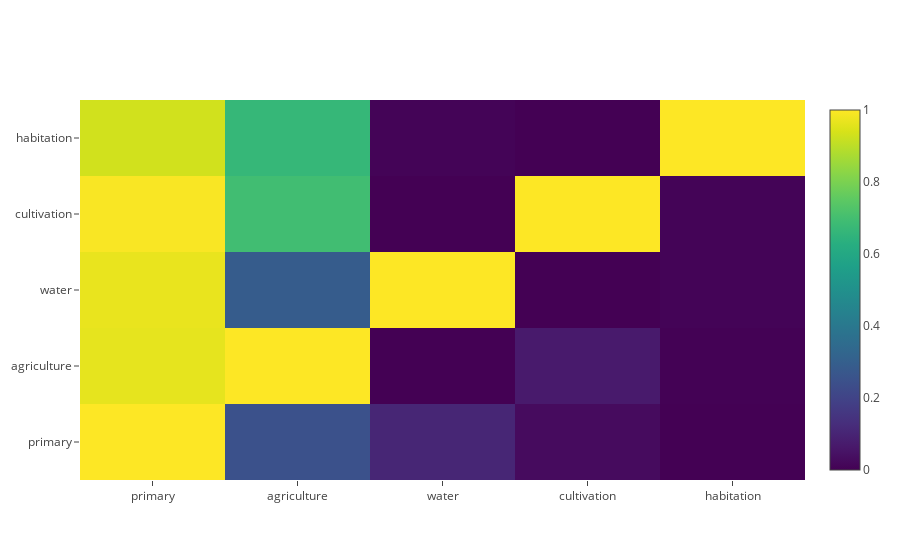

This figure's notebook cell:
### Code cell
land_labels = ['primary', 'agriculture', 'water', 'cultivation', 'habitation']
make_coocurence_matrix(land_labels)

### Figure 1 — Plotly figure (JSON) as saved in the notebook; plotly's stock layout.template omitted (floating-point values rounded to 4 significant figures)
{"data": [{"colorscale": "Viridis", "type": "heatmap", "x": ["primary", "agriculture", "water", "cultivation", "habitation"], "y": ["primary", "agriculture", "water", "cultivation", "habitation"], "z": [[1, 0.2479, 0.1043, 0.02863, 0], [0.9638, 1, 0, 0.0685, 0.001975], [0.9679, 0.2893, 1, 0, 0.007351], [0.9939, 0.6952, 0, 1, 0.007481], [0.931, 0.6657, 0.007228, 0, 1]]}], "layout": {}}
